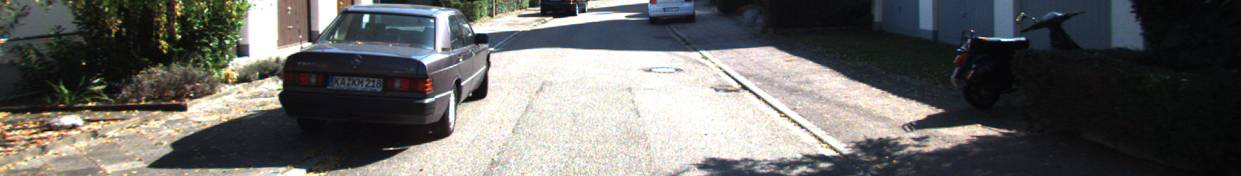
#> input picture data/crop_kitti/color.jpeg, 1241 x 176 px
$ python expansion.py ../data/crop_kitti/color.jpeg ../data/crop_kitti/color.jpeg
#> lines starting #> are read from the running program, lines starting #| are printed output that depends on the picture; after the words box and inside, x2 and y2 are one past the last pixel; in counts of white or black regions, pixels touching at a corner belong together
import numpy as np

def get_cell_info(img_shape, cell_width_ratio):
    """
    Provided helper. Returns (cell_width, cell_height, num_cells_x, num_cells_y)
    given the shape and a ratio.
    """
    height, width = img_shape
    cell_width = max(1, int(round(width * cell_width_ratio)))
    estimated_cells_y = max(1, round(height / cell_width))
    cell_height = int(round(height / estimated_cells_y))
    num_cells_y = height // cell_height
    num_cells_x = width // cell_width
    return cell_width, cell_height, num_cells_x, num_cells_y

# [34 lines left out: function find_perfect_line_segments_horizontal, not called in this run]

def find_perfect_line_segments_vertical(bin_img, c1, c2):
    """
    Looks at two adjacent columns c1, c2 in bin_img.
    Returns a list of (row_start, row_end) segments where
    bin_img[r, c1] == 255, bin_img[r, c2] == 0 OR vice versa,
    continuously across rows.
    """
    height, width = bin_img.shape
    if not (0 <= c1 < width and 0 <= c2 < width):
        return []

    col1 = bin_img[:, c1]
    col2 = bin_img[:, c2]

    segments = []
    in_segment = False
    seg_start = -1

    for r in range(height):
        # “Perfect” if the two adjacent pixels differ exactly as 255/0
        is_perfect = ((col1[r] == 255 and col2[r] == 0) or
                      (col1[r] == 0   and col2[r] == 255))
        if is_perfect and not in_segment:
            seg_start = r
            in_segment = True
        elif not is_perfect and in_segment:
            segments.append((seg_start, r - 1))
            in_segment = False

    if in_segment:
        segments.append((seg_start, height - 1))

    return segments

# [25 lines left out: function expand_horizontal_line, not called in this run]

def expand_vertical_line(bin_img, edge_img, r_start, r_end, black_col, white_col):
    """
    Given a vertical perfect-line segment from row r_start..r_end (inclusive),
    where `black_col` is the side with 0 in bin_img and `white_col` is the side
    with 255 in bin_img, expand “rightward” or “leftward” from the white_col,
    adding points to the expansion set until hitting a black pixel in bin_img or
    a white pixel in edge_img (edge_img[r,c] == 255).
    """
    expansions = []
    height, width = bin_img.shape
    step = 1 if white_col > black_col else -1
    c = white_col
    while 0 <= c < width:
        # Check every row in [r_start..r_end]
        for r in range(r_start, r_end + 1):
            if bin_img[r, c] == 0 or edge_img[r, c] == 255:
                return expansions
        # If safe, add all these pixels
        for r in range(r_start, r_end + 1):
            expansions.append((r, c))
        c += step

    return expansions

def expand_black_area(bin_img, edge_img):
    """
    Main routine:
      - Use get_cell_info with (bin_img.shape, 0.2) to find the grid.
      - Locate 'perfect lines' near the horizontal/vertical grid lines.
      - For each perfect line, expand the black area into the white area.
      - Return a set of all expansion coordinates.
    """
    # Get grid info
    cell_width, cell_height, num_cells_x, num_cells_y = get_cell_info(bin_img.shape, 0.2)
    height, width = bin_img.shape
    bin_img[bin_img < 25] = 0
    bin_img[bin_img >= 25] = 255

    expansion_set = set()

    # --- Horizontal lines: possible row-coordinates for the grid ---
    horizontal_candidates = [i * cell_height - 1 for i in range(1, num_cells_y)]
    for r in horizontal_candidates:
        # Check pairs: (r, r+1) and (r-1, r) in-bounds
        # 1) (r, r+1)
        segs = find_perfect_line_segments_horizontal(bin_img, r, r+1)
        for (c_start, c_end) in segs:
            # Figure out which row is black vs white at c_start
            if bin_img[r, c_start] == 0:
                # r is black, r+1 is white
                new_pixels = expand_horizontal_line(bin_img, edge_img,
                                                    c_start, c_end,
                                                    black_row=r,
                                                    white_row=r+1)
            else:
                # r is white, r+1 is black
                new_pixels = expand_horizontal_line(bin_img, edge_img,
                                                    c_start, c_end,
                                                    black_row=r+1,
                                                    white_row=r)
            expansion_set.update(new_pixels)

        # 2) (r-1, r)
        segs = find_perfect_line_segments_horizontal(bin_img, r-1, r)
        for (c_start, c_end) in segs:
            if bin_img[r-1, c_start] == 0:
                new_pixels = expand_horizontal_line(bin_img, edge_img,
                                                    c_start, c_end,
                                                    black_row=r-1,
                                                    white_row=r)
            else:
                new_pixels = expand_horizontal_line(bin_img, edge_img,
                                                    c_start, c_end,
                                                    black_row=r,
                                                    white_row=r-1)
            expansion_set.update(new_pixels)

    # --- Vertical lines: possible column-coordinates for the grid ---
    vertical_candidates = [j * cell_width - 1 for j in range(1, num_cells_x)]
    for c in vertical_candidates:
        # Check pairs: (c, c+1) and (c-1, c)
        # 1) (c, c+1)
        segs = find_perfect_line_segments_vertical(bin_img, c, c+1)
        for (r_start, r_end) in segs:
            if bin_img[r_start, c] == 0:
                # col c is black, col c+1 is white
                new_pixels = expand_vertical_line(bin_img, edge_img,
                                                  r_start, r_end,
                                                  black_col=c,
                                                  white_col=c+1)
            else:
                # col c is white, col c+1 is black
                new_pixels = expand_vertical_line(bin_img, edge_img,
                                                  r_start, r_end,
                                                  black_col=c+1,
                                                  white_col=c)
            expansion_set.update(new_pixels)

        # 2) (c-1, c)
        segs = find_perfect_line_segments_vertical(bin_img, c-1, c)
        for (r_start, r_end) in segs:
            if bin_img[r_start, c-1] == 0:
                new_pixels = expand_vertical_line(bin_img, edge_img,
                                                  r_start, r_end,
                                                  black_col=c-1,
                                                  white_col=c)
            else:
                new_pixels = expand_vertical_line(bin_img, edge_img,
                                                  r_start, r_end,
                                                  black_col=c,
                                                  white_col=c-1)
            expansion_set.update(new_pixels)

    return expansion_set


import cv2
import numpy as np

# [47 lines left out: function scan_grid_for_perfect_lines, not called in this run]


import sys
import cv2
import os

if __name__ == '__main__':
    if len(sys.argv) < 3:
        print("Usage: python script.py subt.jpg edge.jpg")
        sys.exit(1)

    subt_path = sys.argv[1]
    edge_path = sys.argv[2]

    # Load images in grayscale.
    subt_image = cv2.imread(subt_path, cv2.IMREAD_GRAYSCALE)
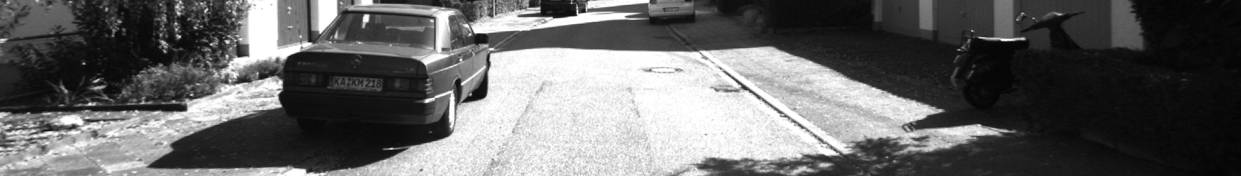
#> subt_image: shape (176, 1241); min 0, max 255, mean 102.3
    if subt_image is None:
        raise IOError(f"Could not load {subt_path}. Check the file path.")

    currentTMask = cv2.imread(edge_path, cv2.IMREAD_GRAYSCALE)
    if currentTMask is None:
        raise IOError(f"Could not load {edge_path}. Check the file path.")

    if currentTMask.shape != subt_image.shape:
        raise ValueError("Both input images must have the same dimensions.")

    output_dir = "masked_images"
    if not os.path.exists(output_dir):
        os.makedirs(output_dir)

    currentTMask[currentTMask < 25] = 0
    currentTMask[currentTMask >= 25] = 255
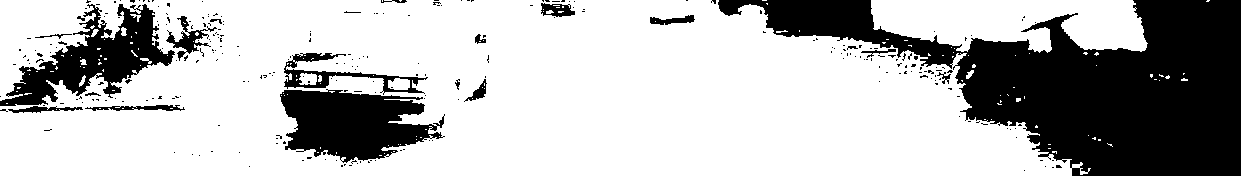
#> currentTMask: shape (176, 1241); 71.7% white; 276 black regions (256 under 20 px), largest, box (x1, y1, x2, y2) and area: (718, 0, 1241, 176) 42454, (280, 89, 445, 163) 7860, (0, 4, 175, 106) 6941
    subt_image[subt_image < 25] = 0
    subt_image[subt_image >= 25] = 255

    sett = expand_black_area(subt_image, currentTMask)
#> after the loop in expand_black_area, `for r in horizontal_candidates:`: expansion_set = 0 items
#> the loop in expand_black_area, `for c in vertical_candidates:` made 4 passes
#> sett = 0 items
    # scan_grid_for_perfect_lines(subt_image)
    # Ensure subt_image is in color
    if len(subt_image.shape) == 2:
        subt_color = cv2.cvtColor(subt_image, cv2.COLOR_GRAY2BGR)
    else:
        subt_color = subt_image.copy()

    # Draw red points on top of the image
    for x, y in sett:
        if 0 <= y < subt_color.shape[0] and 0 <= x < subt_color.shape[1]:
            subt_color[y, x] = (0, 0, 255)  # BGR: Red
#> this loop made 0 passes

    # Draw yellow grid lines
    cell_width, cell_height, num_cells_x, num_cells_y = get_cell_info(subt_image.shape, 0.2)
#> num_cells_x = 5; num_cells_y = 1
    height, width = subt_image.shape
#> height = 176; width = 1241

    # Draw horizontal grid lines
    for i in range(num_cells_y + 1):
        y = i * cell_height
        cv2.line(subt_color, (0, y), (width - 1, y), (0, 255, 255), 1)  # BGR: Yellow
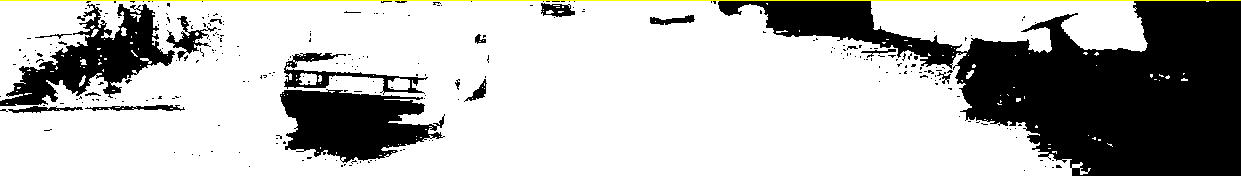
#> subt_color: shape (176, 1241, 3); mean B, G, R 181.6, 183.1, 183.1

    # Draw vertical grid lines
    for j in range(num_cells_x + 1):
        x = j * cell_width
        cv2.line(subt_color, (x, 0), (x, height - 1), (0, 255, 255), 1)  # BGR: Yellow
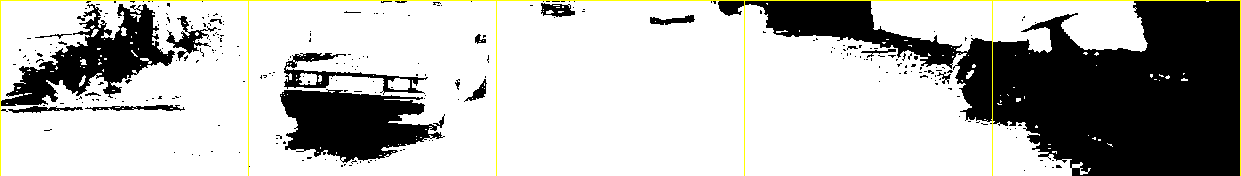
#> subt_color: shape (176, 1241, 3); 0.48% of pixels changed, all inside (x1, y1, x2, y2) = (0, 1, 1241, 176)


    cv2.imshow("Points on Subt Image", subt_color)
    cv2.waitKey(0)
    cv2.destroyAllWindows()
